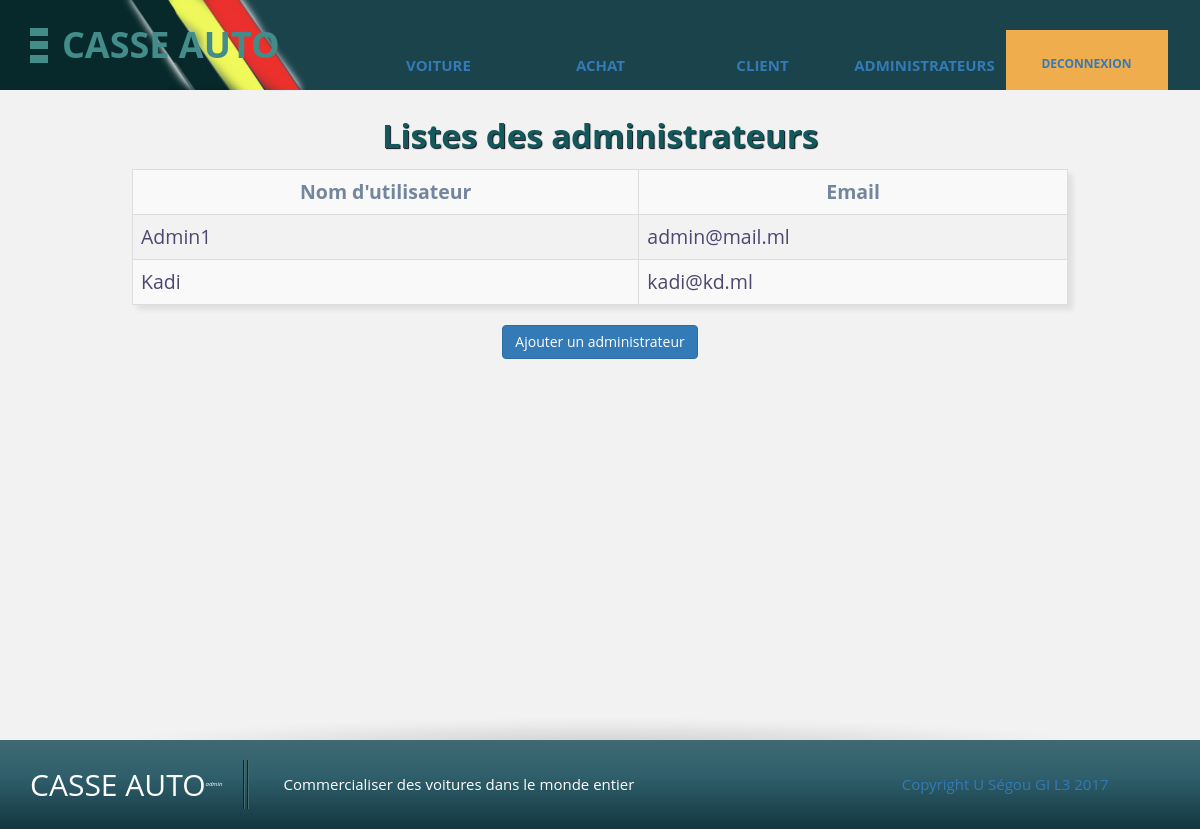
The page /admin/liste_admin.php (signed in) on the database its author committed.
### tables this page shows
CREATE TABLE `users` (
  `id` bigint(20) NOT NULL,
  `username` varchar(255) NOT NULL,
  `password` varchar(255) NOT NULL,
  `email` varchar(255) NOT NULL,
  `avatar` text NOT NULL,
  `signup_date` int(10) NOT NULL
);

### admin/liste_admin.php (the view, shortened to what this page needs)
<?php include('config.php'); ?>
<!DOCTYPE html>
<html >
    <head>
        <?php include 'link.php';?>
    </head>
    <body>
        <?php
            include 'menu.php';
            if(isset($_SESSION['status']) && isset ($_SESSION['username'])){
        ?>
    	<section class="templatemo-container light-gray-bg section-shadow-bottom">
            <div class="container-fluid">
                <h2>Listes des administrateurs</h2>
                <table class="resultTable table table-striped table-bordered table-responsive">
                    <tr>
                    	<th>Nom d'utilisateur</th>
                    	<th>Email</th>
                    </tr>
                    <?php
                        $req =$bdd->query ('select id, username, email from users');
                        while($dnn = $req->fetch()){
                    ?>
                        	<tr>
                            	<td class="left"><?php echo htmlentities($dnn['username'], ENT_QUOTES, 'UTF-8');?></td>
                            	<td class="left"><?php echo htmlentities($dnn['email'], ENT_QUOTES, 'UTF-8');?></td>
                            </tr>
                    <?php
                        }
                    ?>
                </table>
    		</div>
            <div class="container text-center">
                <a href="ajouter_admin.php" class="btn btn-primary">Ajouter un administrateur</a>
            </div>
        </section>
        <footer>
            <?php
                }
                else
                    header('location: login.php');
                include 'footer.php';
            ?>
        </footer>
    </body>
</html>

### admin/css/templatemo-style.css (style rules this page uses)
body { font-family: 'Open Sans', sans-serif; }
.templatemo-container { max-width: 1920px; margin: 0 auto; min-height: 650px; }
section { padding-top: 8px; padding-bottom: 8px; }
.light-gray-bg { background-color: #F2F2F2; }
.section-shadow-bottom { background-image: url(../img/section-shadow.png); background-repeat: no-repeat; background-position: bottom center; }
footer { background: #122f35; }

### admin/css/style.css (style rules this page uses)
body { width: 100%; min-width: 900px; margin: auto; font-size: 1.5em; color: #4c486e; height:100%; max-height: 1000px; }
h2 { text-align: center; }
legend, .container-fluid h2 { text-align: center; color: #286090; font-size: 2.2em; font-weight: bold; text-shadow: 1px 1px 1px #0b0f1a; border-bottom: none; }
table { margin:auto; margin-top: 15px; margin-bottom: 10px; border-collapse: collapse; border: 1px outset #d1dfea; border-spacing: 0; border-radius: 2px; }
th { border-top: 1px solid #d1dfea; border-left: 1px solid #d1dfea; border-right: 1px solid #d1dfea; color: #73869d; text-align: center; padding-left: 6px; padding-right: 6px; }
td { border-top: 1px solid #d1dfea; border-left: 1px solid #d1dfea; border-right: 1px solid #d1dfea; padding: 6px 13px; }
div table td, div table th, div table { border: none; }
.resultTable { font-size: 1.3em; box-shadow: 5px 5px 5px rgba(0, 0, 0, 0.075); border: none; width: 80%; }
.container-fluid h2 { color: #13585a; }
a { text-align: center; }

### rows shown on the page
users: username "Admin1", email "admin@mail.ml"
users: username "Kadi", email "kadi@kd.ml"
